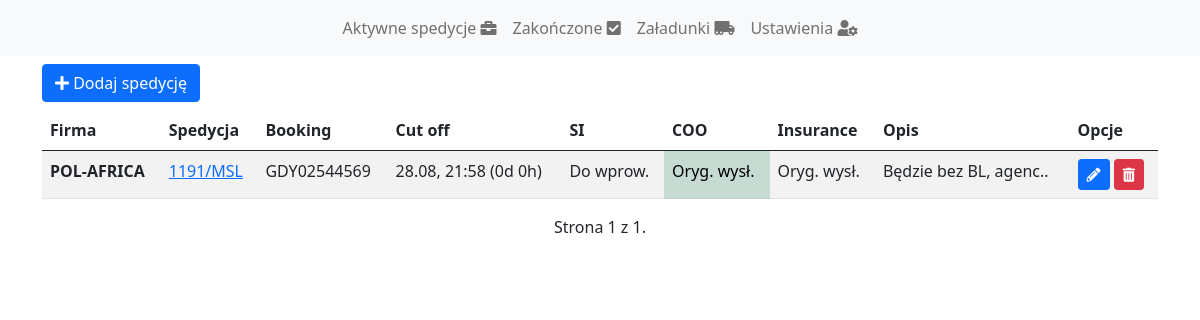
The app's page /teczka/ (signed in) with its own data.
### teczka/models.py (models this page shows, shortened)
class Teczka(models.Model):
    CONTAINERS_TYPE = (
        ('40dv', '40 standard'),
        ('40hc', '40 high cube'),
        ('40rf', '40 reefer'),
        ('20dv', '20 standard'),
        ('20rf', '20 reefer'),
    )
    STATUS = (
        (None, 'Brak'),
        ('waiting', 'Do wprow.'),
        ('submited', 'Wprowadzone'),
        ('checking', 'Wysł. do spr.'),
        ('amended', 'Popr. wprow.'),
        ('accepted', 'Zaakc.'),
        ('sent', 'Oryg. wysł.'),
    )
    SHIPOWNERS = (
        ('maersk', 'Maersk Line'),
        ('cma', 'CMA'),
        ('msc', 'MSC'),
        ('hapag', 'Hapag Lloyd'),
    )
    CASE_STATUS = (
        ('active', 'Aktywna'),
        ('ended', 'Zakończona'),
    )
    IMP_EXP = (
        ('imp', 'Import'),
        ('exp', 'Export'),
    )
    company = models.CharField(max_length=20, blank=True)
    shipowner = models.CharField(max_length=6, choices=SHIPOWNERS, blank=True)
    booking = models.CharField(max_length=20, blank=True)
    owner = models.ForeignKey(User,
                              on_delete=models.CASCADE)
    case_number = models.CharField(max_length=20, blank=True)
    offer_number = models.CharField(max_length=20, blank=True)
    year = models.IntegerField(default=1999, blank=True)
    cut_off = models.DateTimeField(null=True, blank=True)
    etd = models.DateTimeField(null=True, blank=True)
    eta = models.DateTimeField(null=True, blank=True)
    loading_data = models.DateTimeField(null=True, blank=True)
    amount = models.IntegerField(default=0, blank=True)
    container_type = models.CharField(max_length=4, choices=CONTAINERS_TYPE, blank=True)
    loading_port = models.CharField(max_length=30, blank=True)
    load_place = models.CharField(max_length=20, blank=True)
    destination = models.CharField(max_length=20, blank=True)
    insurance = models.CharField(max_length=30, choices=STATUS, blank=True)
    si = models.CharField(max_length=30, choices=STATUS, blank=True)
    coo = models.CharField(max_length=30, choices=STATUS, blank=True)
    description = models.CharField(max_length=500, blank=True)
    customs = models.NullBooleanField(blank=True, default=False)
    vgm = models.BooleanField(blank=True, default=False)
    invoice = models.NullBooleanField(blank=True, default=False)
    case_status = models.CharField(max_length=10, choices=CASE_STATUS, blank=True, default='active')
    container_numbers = models.CharField(max_length=500, blank=True)
    import_export = models.CharField(max_length=3, choices=IMP_EXP, blank=True, default='exp')

### teczka/views.py (the view)
# urls.py: path('', views.cases_list, name='cases_list'),
def cases_list(request):
    username = request.user
    try:
        cases = get_list_or_404(Teczka, owner=username, case_status = 'active')
    except:
        cases = []
    paginator = Paginator(cases, 10)
    page_number = request.GET.get('page')
    page_obj = paginator.get_page(page_number)
    return render(request, 'cases_list.html', {'cases': cases, 'page_obj': page_obj})

### teczka/templatetags/custom_tags.py (called while the page is built)
@register.simple_tag
def remaining_days_hours(input_date):
    now = datetime.datetime.today().replace(tzinfo=datetime.timezone.utc)
    total_sec = int((input_date - now).total_seconds())
    if total_sec<0:
        days = 0
        hours = 0
    else:
        hours = int((total_sec/3600)%24)
        days = int(total_sec/86400)
    result = f'{days}d {hours}h'
    return result

### teczka/templates/cases_list.html (shortened to what this page needs)
{% extends "base.html" %}
{% load custom_tags %}
{% block content %}
<button class="btn btn-primary my-2" data-bs-toggle="modal" data-bs-target="#add-case"><i class="fas fa-plus"></i> Dodaj spedycję </button>
<table class="table table-hover table-striped">
    <thead>
        <tr>
            <th class="col">Firma</th>
            <th class="col">Spedycja</th>
            <th class="col">Booking</th>
            <th class="col">Cut off</th>
            <th class="col">SI</th>
            <th class="col">COO</th>
            <th class="col">Insurance</th>
            <th class="col">Opis</th>
            <th class="col">Opcje</th>
        </tr>
    </thead>
    <tbody>
        {% for case in page_obj %}
        <tr>
            <th scope="row">{{ case.company }}</th>
            <td><a href="/teczka/case-detail/{{ case.id }}">{{ case.case_number }}</a> </td>
            <td>{{ case.booking }}</td>
            <td>{{ case.cut_off|date:"j.m, H:i " }} {% if case.cut_off %}({% remaining_days_hours case.cut_off %}) {% endif %}</td>
            <td>{% if case.si == '' %}-{% else %}{{ case.get_si_display }}{% endif %}</td>
            <td {% if case.coo == 'sent' %} class="table-success" {% endif %}>{% if case.coo == '' %}-{% else %}{{ case.get_coo_display }}{% endif %}</td>
            <td>{% if case.insurance == '' %}-{% else %}{{ case.get_insurance_display }}{% endif %}</td>
            <td>{% if case.description %} {{ case.description|slice:":20" }}.. {% endif %}</td>
            <td><button class='btn btn-primary btn-sm' data-bs-toggle="modal" data-bs-target="#edit-case-{{ case.id }}" ><i class="fas fa-pencil-alt"></i></button> <a class='btn btn-danger btn-sm' href="/teczka/delete-case/{{ case.id }}"><i class="fas fa-trash-alt"></i></a></td>
        </tr>
        {% endfor %}
    </tbody>
</table>
<div class="pagination d-flex justify-content-center">
    <span class="step-links">
        <span class="current">
            Strona {{ page_obj.number }} z {{ page_obj.paginator.num_pages }}.
        </span>
    </span>
</div>
{% endblock %}

### records on screen
Teczka: company "POL-AFRICA", case_number "1191/MSL", booking "GDY02544569", cut_off "28.08, 21:58", cut_off "0d 0h", si "Do wprow.", coo "Oryg. wysł.", insurance "Oryg. wysł.", description "Będzie bez BL, agenc"

### other values on screen
{{ page_obj.number }} "1"
{{ page_obj.paginator.num_pages }} "1"
